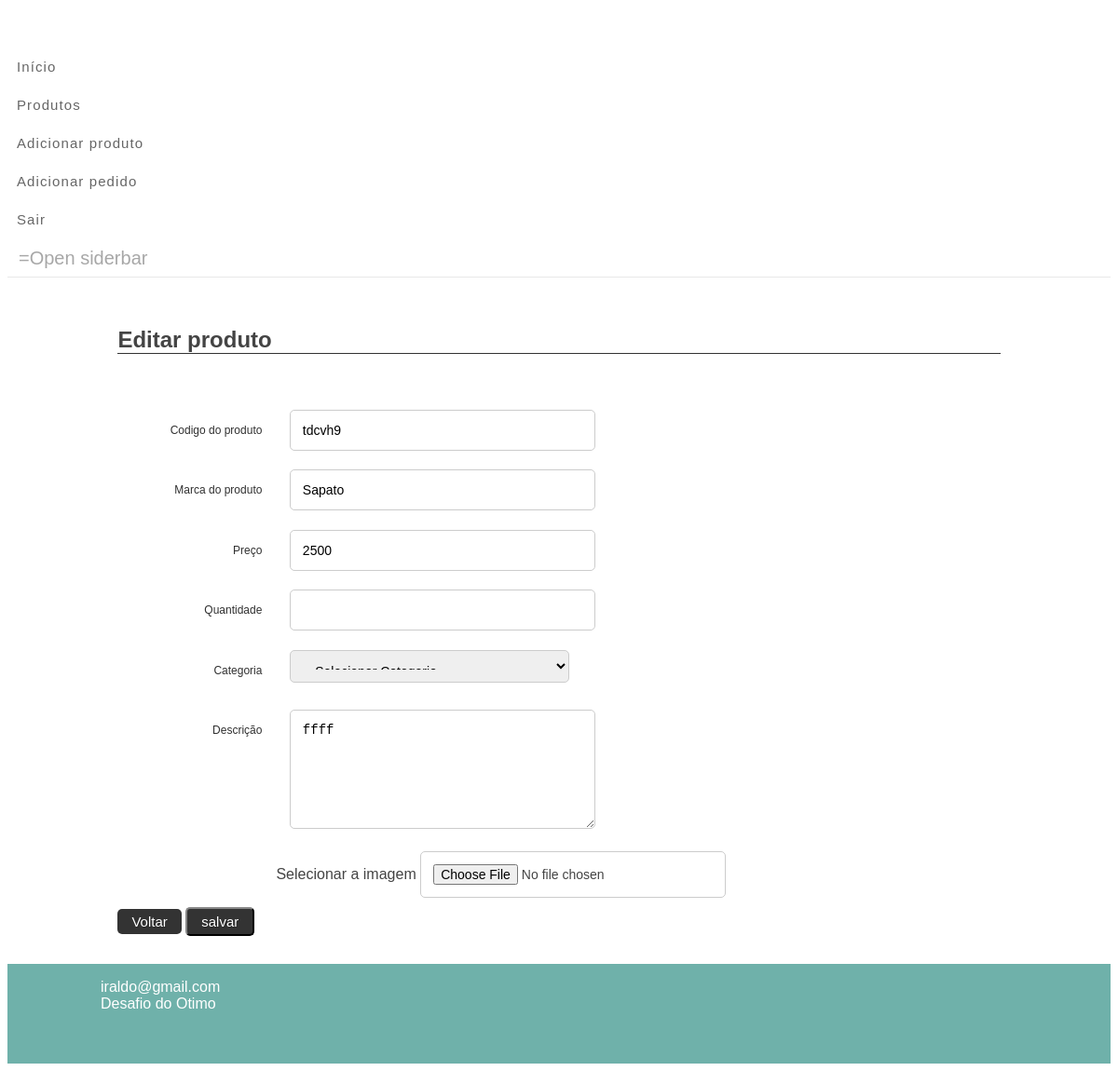
Page /view/editar-produto?id=12 (signed in) on the committed database.
### tables this page shows
CREATE TABLE `tb_produto` (
  `id_produto` int(11) NOT NULL,
  `id_usuario` int(11) NOT NULL,
  `photo` varchar(100) NOT NULL,
  `sku` varchar(50) NOT NULL,
  `name` varchar(50) NOT NULL,
  `price` varchar(20) NOT NULL,
  `quantity` varchar(20) NOT NULL,
  `category` varchar(255) NOT NULL,
  `description` mediumtext NOT NULL,
  `status` int(11) NOT NULL
);

### controller/Produto.php (called while the page is built, shortened)
<?php
class Produto
 {
	public function editProduct()
	{
		include '../model/conexao.php';
		$query="SELECT * FROM tb_produto";
		$stmt = $conexao->query($query);
		$produtos = $stmt->fetchAll(PDO::FETCH_ASSOC);
		return $produtos;
	}
}

### view/editar-produto.php (the view, shortened to what this page needs)
<?php
include 'layout/header.php';
include '../controller/Produto.php';
$produto = new Produto();
$produtos = $produto->editProduct();
?>
<main class="content">
	<h2 class="title new-item">Editar produto</h2>
	<form action="../model/editar/produto.php" method="post">
	<?php foreach($produtos as $prod) {
		if($prod['id_produto'] == $_GET['id'] && $prod['id_usuario'] == $_SESSION['id']) {
	?>
		<div class="input-field">
			<label for="sku" class="label">Codigo do produto</label>
			<input type="text" name="sku" value="<?php echo $prod['sku']; ?>" class="input-text" />
		</div>
		<div class="input-field">
			<label for="name" class="label">Marca do produto</label>
			<input type="text" name="name" value="<?php echo $prod['name']; ?>" class="input-text" />
		</div>
		<div class="input-field">
			<label for="price" class="label">Preço</label>
			<input type="text" name="price" value="<?php echo $prod['price']; ?>" class="input-text" />
		</div>
		<div class="input-field">
			<label for="quantity" class="label">Quantidade</label>
			<input type="text" name="quantity" value="<?php echo $prod['quantity']; ?>" class="input-text" />
		</div>
		<div class="input-field">
			<label class="label">Categoria</label>
			<select name="category" class="input-text">
				<option value="">--Selecionar Categoria--</option>
			</select>
		</div>
		<div class="input-field">
			<label for="description" class="label">Descrição </label>
			<textarea name="description" class="input-text"><?php echo $prod['description']; ?></textarea>
		</div>
		<div class="input-field" style="margin-left: 140px;">
			<label class="custom-file-label">Selecionar a imagem</label>
			<input class="input-text" type="file" name="upload_file" value="<?php echo $prod['photo']; ?>">
		</div>
		<div class="actions-form">
			<a href="products" class="action back">Voltar</a>
			<input class="btn-submit action back" type="submit" value="salvar" />
		</div>
	<?php
		}
	}?>
	</form>
</main>
<?php include 'layout/footer.php'; ?>

### public/css/style.css (style rules this page uses)
main { padding: 0 15px; }
.content { width: 80%; margin: 0 auto; padding: 30px 0; }
.title { margin: 6px 0; }
.title.new-item { border-bottom: 1px solid #333; margin-bottom: 50px; }
.action.back { border-radius: 5px; text-decoration: none; background-color: #333; border-color: #333; color: #fff; text-shadow: 1px 1px 0 rgba(0, 0, 0, 0.25); padding: 5px 15px; font-size: 15px; }
.input-field { padding: 10px 30px; }
.input-text { padding: 13px; border: 1px solid #ccc; font-size: 14px; border-radius: 5px; width: 300px; }
textarea.input-text { height: 100px; }
select.input-text { width: 300px; height: 35px; }
.label { display: inline-block; line-height: 1.2; vertical-align: top; white-space: normal; color: #303030; cursor: pointer; margin: 0; text-align: right; font-size: 12px; width: 100px; margin: 15px 25px; }

### rows in the picture
tb_produto: sku "tdcvh9", name "Sapato", price "2500", description "ffff"
